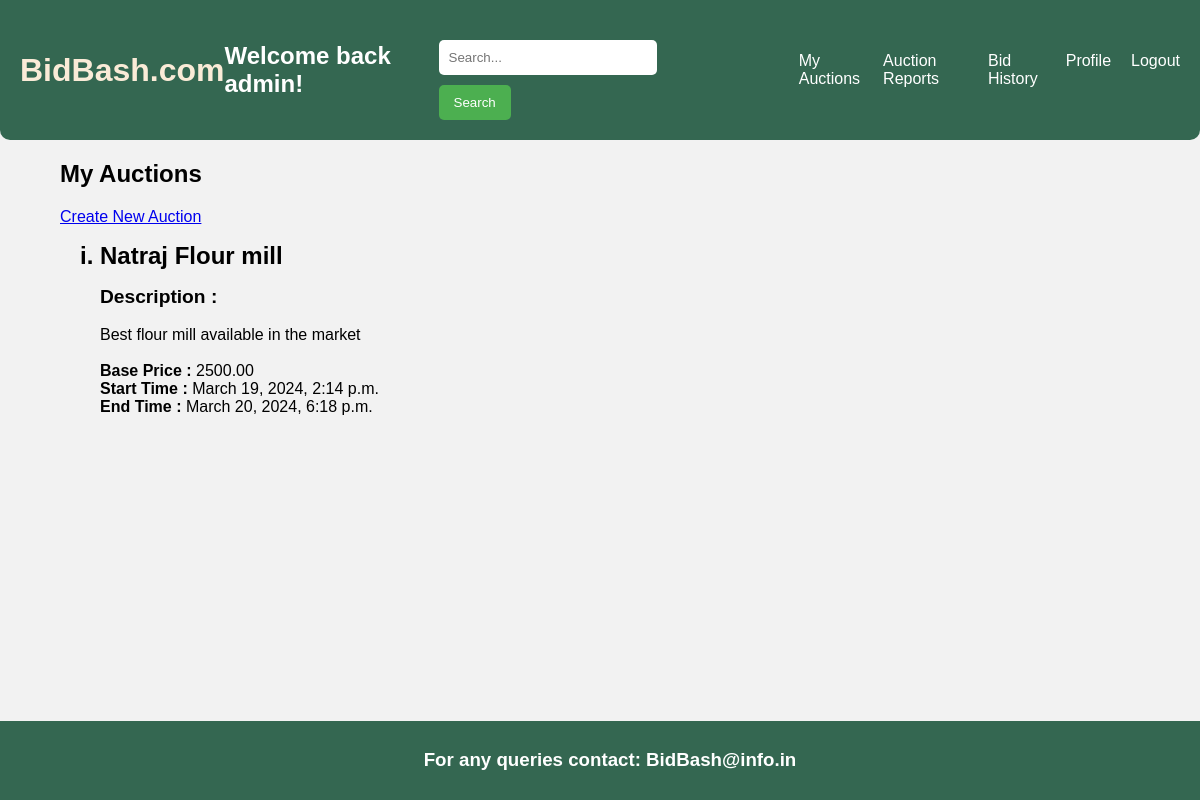
/my_auctions/ (signed in), run on an earlier commit of the app's database.
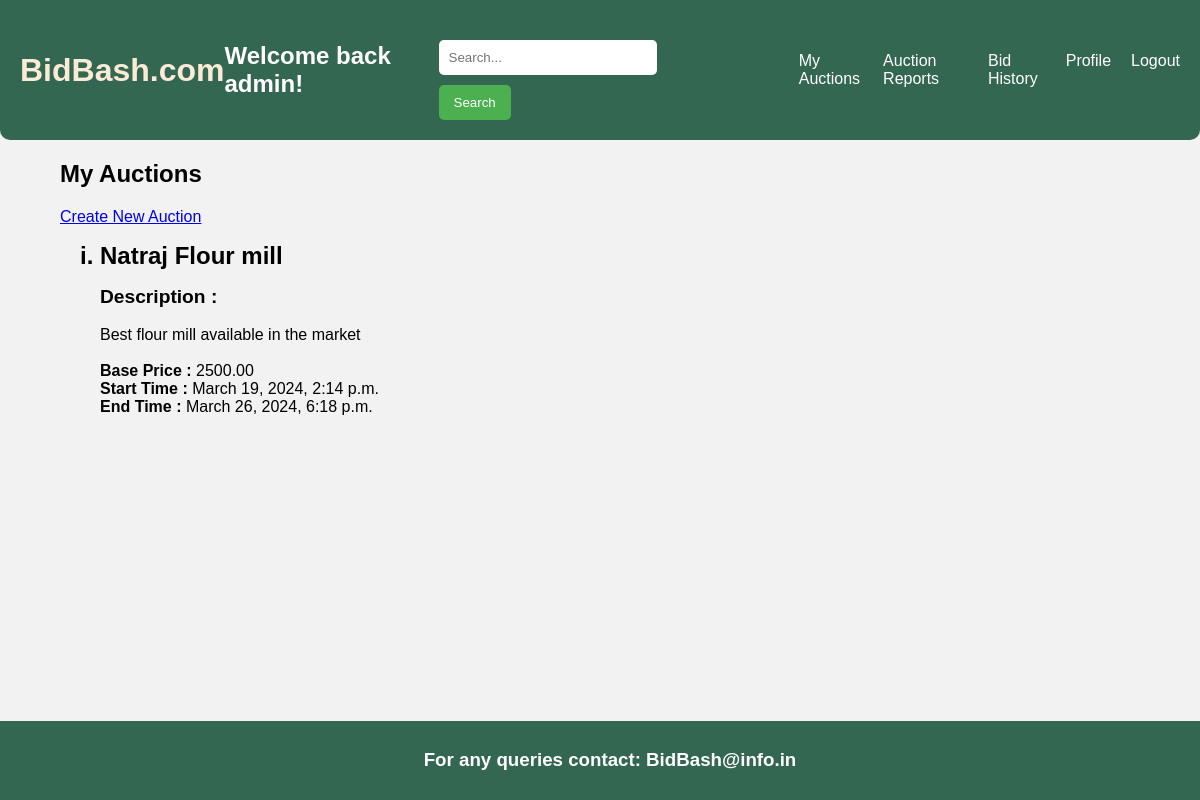
And on a later commit of the database.
### myapp/models.py (models this page shows, shortened)
class AuctionItem(models.Model):
    name = models.CharField(max_length=100)
    description = models.TextField()
    category = models.CharField(max_length=100)
    seller = models.ForeignKey(User, on_delete=models.CASCADE)
    base_price = models.DecimalField(max_digits=10, decimal_places=2)
    start_time = models.DateTimeField()
    end_time = models.DateTimeField()
    highest_bid = models.DecimalField(max_digits=10, decimal_places=2, default=0)  # Set default value

### myapp/views.py (the view)
# urls.py: path('my_auctions/', views.my_auctions, name='my_auctions'),
def my_auctions(request):
    user = request.user
    user_auctions = AuctionItem.objects.filter(seller=user)
    context = {
        'user' : user,
        'user_auctions' : user_auctions,
    }
    return render(request, 'my_auctions.html', context)

### templates/my_auctions.html (shortened to what this page needs)
{% extends 'base.html' %}
{% load static %}
{% block body %}
<div id="my_auctions">
<h2>My Auctions</h2>
<a href="{% url 'create_auction' %}" class="btn btn-primary">Create New Auction</a>
{% if user_auctions %}
    <ul>
        {% for auction in user_auctions %}
            <li style="font-weight: bolder; font-size: x-large; list-style-type:lower-roman;">{{ auction.name }}</li>
           <p> <b style="font-size: larger;">Description :</b> <br> <br>
            {{ auction.description}}  <br> <br>
            <b>Base Price : </b> {{ auction.base_price }} <br>
            <b>Start Time :</b>  {{ auction.start_time }} <br>
           <b> End Time :</b>  {{ auction.end_time }} <br>
        </p>
            <br> <br> <br>
            {% endfor %}
    </ul>
{% else %}
    <p>You haven't organized any auctions yet.</p>
{% endif %}
</div>
{% endblock %}

What changed in the data, as far as the page shows it:
changed AuctionItem "Natraj Flour mill": end_time "March 20, 2024, 6:18 p.m." → "March 26, 2024, 6:18 p.m."
